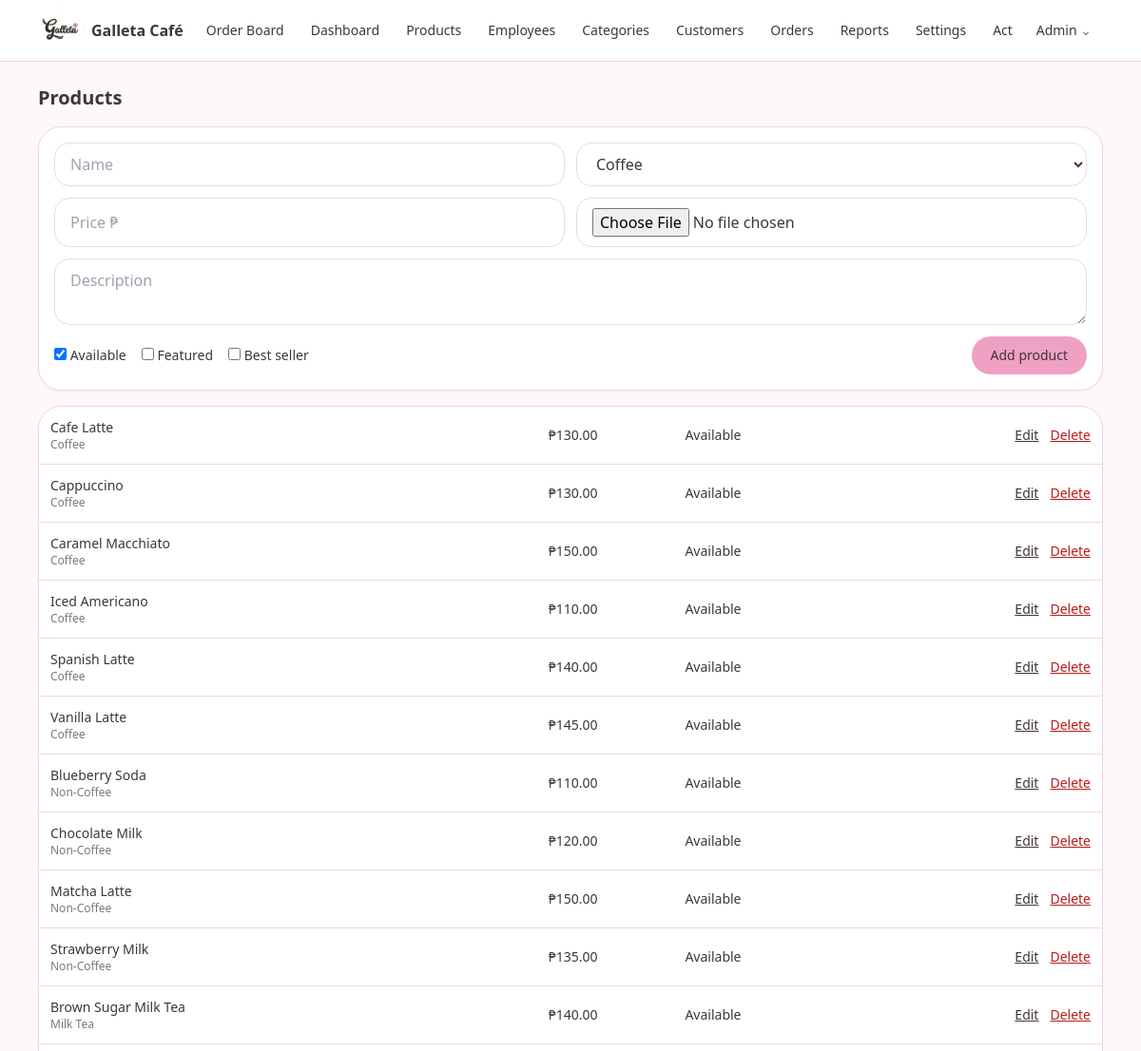
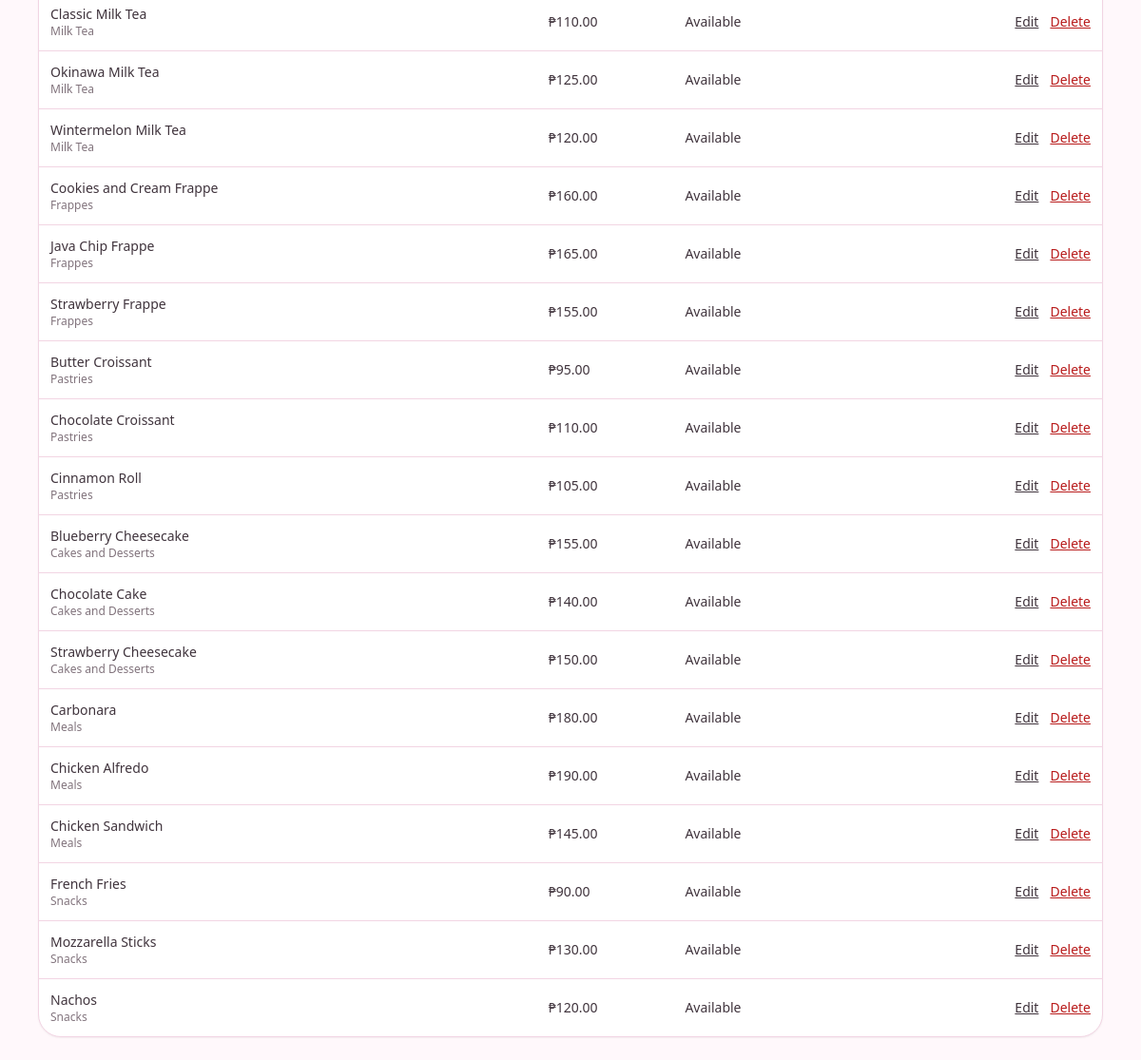
/admin/products.php (signed in), run on the app's committed database (2 pictures, top to bottom).
### tables this page shows
CREATE TABLE categories(id INT AUTO_INCREMENT PRIMARY KEY,name VARCHAR(80) NOT NULL,image VARCHAR(255),sort_order INT DEFAULT 0);

CREATE TABLE products(id INT AUTO_INCREMENT PRIMARY KEY,category_id INT NOT NULL,name VARCHAR(120) NOT NULL,description TEXT,price DECIMAL(10,2) NOT NULL,image VARCHAR(255),available TINYINT(1) DEFAULT 1,featured TINYINT(1) DEFAULT 0,best_seller TINYINT(1) DEFAULT 0,created_at TIMESTAMP DEFAULT CURRENT_TIMESTAMP,FOREIGN KEY(category_id) REFERENCES categories(id),INDEX(category_id));

### config/app.php (called while the page is built, shortened)
<?php
function e($s){ return htmlspecialchars((string)$s, ENT_QUOTES); }
function money($n){ return '₱'.number_format((float)$n,2); }

### admin/products.php (the view, shortened to what this page needs)
<?php require '../includes/layout.php'; require_role(['admin']); $d=db();
$cats=$d->query('SELECT * FROM categories ORDER BY sort_order')->fetchAll(); $ps=$d->query('SELECT p.*,c.name cat FROM products p JOIN categories c ON c.id=p.category_id ORDER BY c.sort_order,p.name')->fetchAll();
$ed=['id'=>0,'name'=>'','category_id'=>$cats[0]['id'],'description'=>'','price'=>'','available'=>1,'featured'=>0,'best_seller'=>0];
head('Products'); ?><h1 class="text-xl font-semibold mb-4">Products</h1>
<form method="post" enctype="multipart/form-data" class="<?=card('p-4 mb-4 grid sm:grid-cols-2 gap-3')?>"><?=csrf()?><input type="hidden" name="id" value="<?=$ed['id']?>">
<input class="<?=INP?>" name="name" value="<?=e($ed['name'])?>" placeholder="Name" required><select class="<?=INP?>" name="category_id"><?php foreach($cats as $c): ?><option value="<?=$c['id']?>" <?=$c['id']==$ed['category_id']?'selected':''?>><?=e($c['name'])?></option><?php endforeach ?></select>
<input class="<?=INP?>" name="price" type="number" step="0.01" value="<?=e($ed['price'])?>" placeholder="Price ₱" required><input class="<?=INP?>" type="file" name="image" accept="image/*">
<textarea class="<?=INP?> sm:col-span-2" name="description" placeholder="Description"><?=e($ed['description'])?></textarea>
<div class="flex gap-4 text-sm flex-wrap items-center sm:col-span-2"><label><input type="checkbox" name="available" <?=$ed['available']?'checked':''?>> Available</label><label><input type="checkbox" name="featured" <?=$ed['featured']?'checked':''?>> Featured</label><label><input type="checkbox" name="best_seller" <?=$ed['best_seller']?'checked':''?>> Best seller</label>
<button class="<?=BTN?> ml-auto"><?=$ed['id']?'Update':'Add'?> product</button></div></form>
<div class="<?=card('overflow-x-auto')?>"><table class="w-full text-sm min-w-[36rem]"><?php foreach($ps as $p): ?><tr class="border-t border-line first:border-0"><td class="p-3"><?=e($p['name'])?><div class="text-xs text-mute"><?=e($p['cat'])?></div></td><td><?=money($p['price'])?></td><td><?=$p['available']?'Available':'Hidden'?></td>
<td class="text-right p-3 whitespace-nowrap"><a class="underline mr-3" href="?edit=<?=$p['id']?>">Edit</a><form method="post" class="inline" onsubmit="return confirm('Delete?')"><?=csrf()?><button name="del" value="<?=$p['id']?>" class="text-red-700 underline">Delete</button></form></td></tr><?php endforeach ?></table></div><?php foot();

### data on the page
categories: available "☑"
products: name "Cafe Latte", category.name "Coffee", price "₱130.00", available "Available", $p['id'] 4 (drawn)
products: name "Cappuccino", category.name "Coffee", price "₱130.00", available "Available", $p['id'] 6 (drawn)
products: name "Caramel Macchiato", category.name "Coffee", price "₱150.00", available "Available", $p['id'] 2 (drawn)
products: name "Iced Americano", category.name "Coffee", price "₱110.00", available "Available", $p['id'] 3 (drawn)
products: name "Spanish Latte", category.name "Coffee", price "₱140.00", available "Available", $p['id'] 1 (drawn)
products: name "Vanilla Latte", category.name "Coffee", price "₱145.00", available "Available", $p['id'] 5 (drawn)
products: name "Blueberry Soda", category.name "Non-Coffee", price "₱110.00", available "Available", $p['id'] 10 (drawn)
products: name "Chocolate Milk", category.name "Non-Coffee", price "₱120.00", available "Available", $p['id'] 9 (drawn)
products: name "Matcha Latte", category.name "Non-Coffee", price "₱150.00", available "Available", $p['id'] 7 (drawn)
products: name "Strawberry Milk", category.name "Non-Coffee", price "₱135.00", available "Available", $p['id'] 8 (drawn)
products: name "Brown Sugar Milk Tea", category.name "Milk Tea", price "₱140.00", available "Available", $p['id'] 14 (drawn)
products: name "Classic Milk Tea", category.name "Milk Tea", price "₱110.00", available "Available", $p['id'] 11 (drawn)
products: name "Okinawa Milk Tea", category.name "Milk Tea", price "₱125.00", available "Available", $p['id'] 13 (drawn)
products: name "Wintermelon Milk Tea", category.name "Milk Tea", price "₱120.00", available "Available", $p['id'] 12 (drawn)
products: name "Cookies and Cream Frappe", category.name "Frappes", price "₱160.00", available "Available", $p['id'] 17 (drawn)
products: name "Java Chip Frappe", category.name "Frappes", price "₱165.00", available "Available", $p['id'] 15 (drawn)
products: name "Strawberry Frappe", category.name "Frappes", price "₱155.00", available "Available", $p['id'] 16 (drawn)
products: name "Butter Croissant", category.name "Pastries", price "₱95.00", available "Available", $p['id'] 18 (drawn)
products: name "Chocolate Croissant", category.name "Pastries", price "₱110.00", available "Available", $p['id'] 19 (drawn)
products: name "Cinnamon Roll", category.name "Pastries", price "₱105.00", available "Available", $p['id'] 20 (drawn)
products: name "Blueberry Cheesecake", category.name "Cakes and Desserts", price "₱155.00", available "Available", $p['id'] 23 (drawn)
products: name "Chocolate Cake", category.name "Cakes and Desserts", price "₱140.00", available "Available", $p['id'] 22 (drawn)
products: name "Strawberry Cheesecake", category.name "Cakes and Desserts", price "₱150.00", available "Available", $p['id'] 21 (drawn)
products: name "Carbonara", category.name "Meals", price "₱180.00", available "Available", $p['id'] 25 (drawn)
products: name "Chicken Alfredo", category.name "Meals", price "₱190.00", available "Available", $p['id'] 24 (drawn)
products: name "Chicken Sandwich", category.name "Meals", price "₱145.00", available "Available", $p['id'] 26 (drawn)
products: name "French Fries", category.name "Snacks", price "₱90.00", available "Available", $p['id'] 27 (drawn)
products: name "Mozzarella Sticks", category.name "Snacks", price "₱130.00", available "Available", $p['id'] 29 (drawn)
products: name "Nachos", category.name "Snacks", price "₱120.00", available "Available", $p['id'] 28 (drawn)

### other printed values
setting('cafe_name','Galleta Café') "Galleta Café"
$l[1] "Order Board"
$l[1] "Dashboard"
$l[1] "Products"
$l[1] "Employees"
$l[1] "Categories"
$l[1] "Customers"
$l[1] "Orders"
$l[1] "Reports"
$l[1] "Settings"
$u['name'] "Admin"
form field category_id "Coffee"
